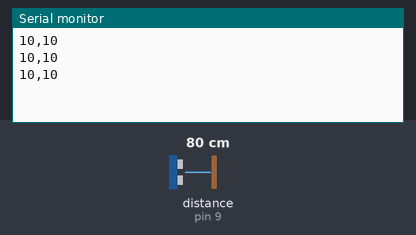
Recording of a sketch running on a simulated Arduino Uno, built with avr-gcc and run on an emulated ATmega328P. Shown: the last lines printed to the serial monitor. Wiring (inferred from the names in the program): ultrasonic range finder: trigger pin 8; echo pin 9. Inputs (shaded band) come from the test bench; at power-on: distance to the obstacle (sensor on pin 9) 80 cm. The echo pulse lasts 58.3 µs per cm.

Above: at 1.3 s.
1.4 s: distance to the obstacle (sensor on pin 9) set to 2 cm
At 1.83 s:
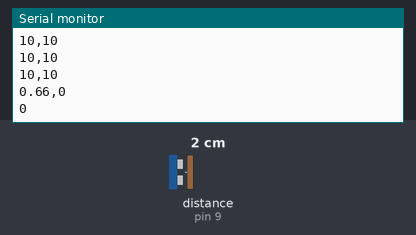
3.5 s: distance to the obstacle (sensor on pin 9) set to 4 cm
At 3.84 s:
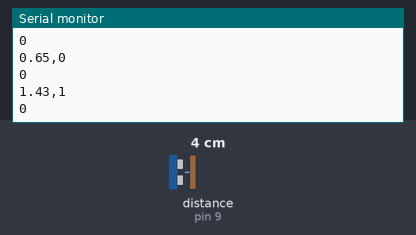
Timing chart, 0 to 6.5 s (numbered marks = the images above; inputs shaded):
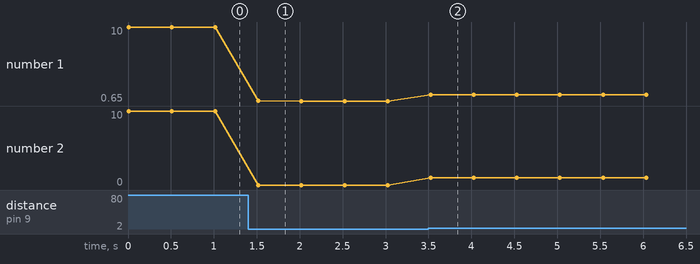

The sketch:

sketch_oct04b.ino
```cpp
#define trigPin 8
#define echoPin 9
long duration;
double distanceInch;
int timer;
byte x[2];
void setup() {
  // put your setup code here, to run once:
Serial.begin(9600);
pinMode(trigPin,OUTPUT);
pinMode(echoPin,INPUT);
}

void loop() {
  // put your main code here, to run repeatedly:
digitalWrite(trigPin,LOW);
delayMicroseconds("2");
digitalWrite(trigPin,HIGH);
delayMicroseconds(10);
digitalWrite(trigPin,LOW);
duration=pulseIn(echoPin,HIGH);
distanceInch = duration * 0.0133 /2;
if(distanceInch<=10)
{
Serial.print(distanceInch);
Serial.print(",");
if(distanceInch>=0.00 && distanceInch<1.00)
{
Serial.println("0");
}
else if(distanceInch>=1.00 && distanceInch<2.00)
{
Serial.println("1");
}

else if(distanceInch>=2.00 && distanceInch<3.00)
{
Serial.println("2");
}
else if(distanceInch>=3.00 && distanceInch<4.00)
{
Serial.println("3");
}
else if(distanceInch>=4.00 && distanceInch<5.00)
{
Serial.println("4");
}
else if(distanceInch>=5.00 && distanceInch<6.00)
{
Serial.println("5");
}
else if(distanceInch>=6.00 && distanceInch<7.00)
{
Serial.println("6");
}
else if(distanceInch>=7.00 && distanceInch<8.00)
{
Serial.println("7");
}
else if(distanceInch>=8.00 && distanceInch<9.00)
{
Serial.println("8");
}
else if(distanceInch>=9.00 && distanceInch<10.00)
{
Serial.println("9");
}
//Serial.println((uint8_t*)x,2);
String a=x[0]+","+x[1];
Serial.println(x[1]);
delay(500);
}
else
{
  Serial.print("10,");
  Serial.println("10");
  //Serial.println((uint8_t*)x,2);
  delay(500);
  }
}
```

Measured:
- after the input at 1.4 s, the serial monitor: prints a new line after 0.12 s (image 1)
- after the input at 3.5 s, the serial monitor: prints a new line at once (image 2)
- plotted number 1: 10 → 0.65 after the input at 1.4 s, 0.65 → 1.43 after the input at 3.5 s
- plotted number 2: 10 → 0 after the input at 1.4 s, 0 → 1 after the input at 3.5 s
